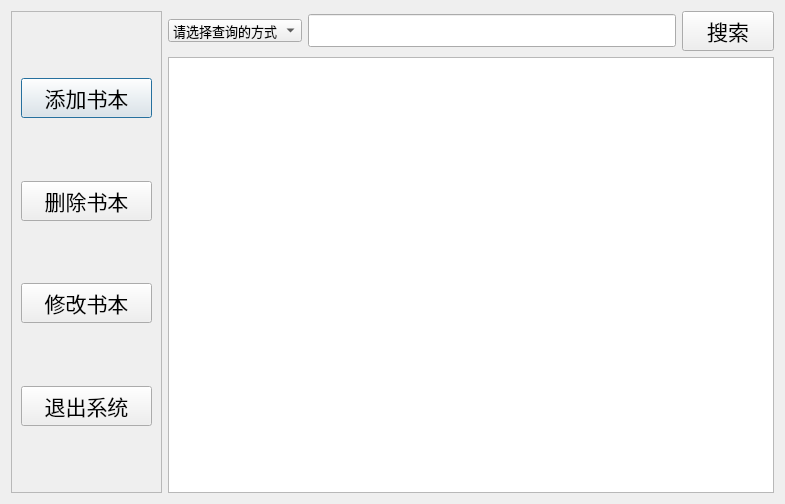
<?xml version="1.0" encoding="UTF-8"?>
<ui version="4.0">
 <class>bookSystemMain</class>
 <widget class="QDialog" name="bookSystemMain">
  <property name="geometry">
   <rect>
    <x>0</x>
    <y>0</y>
    <width>785</width>
    <height>504</height>
   </rect>
  </property>
  <property name="font">
   <font>
    <pointsize>16</pointsize>
   </font>
  </property>
  <property name="windowTitle">
   <string>图书管理主界面</string>
  </property>
  <layout class="QVBoxLayout" name="verticalLayout_4">
   <item>
    <layout class="QHBoxLayout" name="horizontalLayout_2" stretch="1,4">
     <item>
      <widget class="QFrame" name="frame">
       <property name="frameShape">
        <enum>QFrame::StyledPanel</enum>
       </property>
       <property name="frameShadow">
        <enum>QFrame::Raised</enum>
       </property>
       <layout class="QVBoxLayout" name="verticalLayout_2">
        <item>
         <layout class="QVBoxLayout" name="verticalLayout">
          <item>
           <spacer name="verticalSpacer_5">
            <property name="orientation">
             <enum>Qt::Vertical</enum>
            </property>
            <property name="sizeHint" stdset="0">
             <size>
              <width>20</width>
              <height>40</height>
             </size>
            </property>
           </spacer>
          </item>
          <item>
           <widget class="QPushButton" name="btn_addBook">
            <property name="text">
             <string>添加书本</string>
            </property>
           </widget>
          </item>
          <item>
           <spacer name="verticalSpacer">
            <property name="orientation">
             <enum>Qt::Vertical</enum>
            </property>
            <property name="sizeHint" stdset="0">
             <size>
              <width>20</width>
              <height>40</height>
             </size>
            </property>
           </spacer>
          </item>
          <item>
           <widget class="QPushButton" name="btn_delBook">
            <property name="text">
             <string>删除书本</string>
            </property>
           </widget>
          </item>
          <item>
           <spacer name="verticalSpacer_2">
            <property name="orientation">
             <enum>Qt::Vertical</enum>
            </property>
            <property name="sizeHint" stdset="0">
             <size>
              <width>20</width>
              <height>40</height>
             </size>
            </property>
           </spacer>
          </item>
          <item>
           <widget class="QPushButton" name="btn_reviseBook">
            <property name="text">
             <string>修改书本</string>
            </property>
           </widget>
          </item>
          <item>
           <spacer name="verticalSpacer_3">
            <property name="orientation">
             <enum>Qt::Vertical</enum>
            </property>
            <property name="sizeHint" stdset="0">
             <size>
              <width>20</width>
              <height>40</height>
             </size>
            </property>
           </spacer>
          </item>
          <item>
           <widget class="QPushButton" name="btn_exit">
            <property name="text">
             <string>退出系统</string>
            </property>
           </widget>
          </item>
          <item>
           <spacer name="verticalSpacer_4">
            <property name="orientation">
             <enum>Qt::Vertical</enum>
            </property>
            <property name="sizeHint" stdset="0">
             <size>
              <width>20</width>
              <height>40</height>
             </size>
            </property>
           </spacer>
          </item>
         </layout>
        </item>
       </layout>
      </widget>
     </item>
     <item>
      <layout class="QVBoxLayout" name="verticalLayout_3" stretch="1,6">
       <item>
        <layout class="QHBoxLayout" name="horizontalLayout" stretch="1,4,1">
         <item>
          <widget class="QComboBox" name="comboBox">
           <property name="font">
            <font>
             <pointsize>10</pointsize>
            </font>
           </property>
           <item>
            <property name="text">
             <string>请选择查询的方式</string>
            </property>
           </item>
           <item>
            <property name="text">
             <string>全部查看</string>
            </property>
           </item>
           <item>
            <property name="text">
             <string>按编号查找</string>
            </property>
           </item>
           <item>
            <property name="text">
             <string>按书名查找</string>
            </property>
           </item>
           <item>
            <property name="text">
             <string>按作者查找</string>
            </property>
           </item>
          </widget>
         </item>
         <item>
          <widget class="QLineEdit" name="line_context"/>
         </item>
         <item>
          <widget class="QPushButton" name="btn_search">
           <property name="text">
            <string>搜索</string>
           </property>
          </widget>
         </item>
        </layout>
       </item>
       <item>
        <widget class="QTableView" name="tableView">
         <property name="font">
          <font>
           <pointsize>13</pointsize>
          </font>
         </property>
        </widget>
       </item>
      </layout>
     </item>
    </layout>
   </item>
  </layout>
 </widget>
 <resources/>
 <connections/>
</ui>
